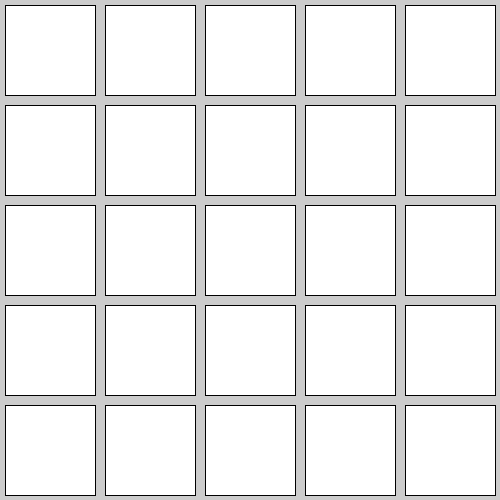
Frame 1 (no input)
Frame 60 (the mouse pressed at the canvas centre just before this capture): identical to frame 1, image omitted
Frame 120 (the mouse held since frame 60 and released just before this capture): identical to frame 1, image omitted

The Processing sketch that drew this single still picture (run headless with seeded random() and noise(); from frame 60 on, the mouse is pressed at the canvas centre):

// Processing sketch: Perfect
// ── Perfect.pde
/*
胜利方法：

11000
11011
00111
01110
01101

*/


boolean[]state;  //我这里规定 true 是白色，false是黑色，这个25个元素的数组记录了25个格子的颜色信息

void setup(){
  size(500,500);
  state=new boolean[25];
  for(int i=0;i<state.length;i++){
    state[i]=true;    
  }
  
  for(int i=0;i<state.length;i++){  //用每个小篮子里的状态值填充相应的颜色
    if(state[i]){
      fill(255);
    }else{
      fill(0);
    }
    
    rect(i%5*100+5,i/5*100+5,90,90);
  }
    
}

void draw(){  //draw 里虽然是空的，但是这一段必不可少。有了void draw，程序才会持续刷新，持续监听鼠标动态
  
}

void mousePressed(){        //mousePressed() 描述的是鼠标按下之后会执行什么命令

  int col=int(mouseX/100);  //计算鼠标所在的格子的行号和列号
  int row=int(mouseY/100);
  int index=row*5+col;      //用行号列号算出对应的数组里的编号
  
  state[index]=!state[index];  //把鼠标所在的格子反色，
                               //注意！这里只是先修改小篮子里的值，目前还没有涂色
                               //修改篮子里的值是必要的，判断胜负时需要检查每一个小篮子里的值
  
  
  
  if(col>0){                    //修改上下左右的邻居的值
    state[index-1]=!state[index-1];
  }
  if(col<4){
    state[index+1]=!state[index+1];
  }
  if(row>0){
    state[index-5]=!state[index-5];    //注意这里如何用加减法来获取邻居格子在数组里的编号
  }
  if(row<4){
    state[index+5]=!state[index+5];
  }
  
  
  for(int i=0;i<state.length;i++){  //遍历一遍25个格子，根据状态给每个格子涂色
    if(state[i]){
      fill(255);
    }else{
      fill(0);
    }
    
    rect(i%5*100+5,i/5*100+5,90,90);
  }
  
  
  boolean win=true;      //判断胜负，这里先假设赢了
  for(int i=0;i<state.length;i++){  //遍历25个格子，
    if(state[i]==true){    //如果有任何一个格子是白色的，
      win=false;           //则假设不成立
      break;               //立刻中断循环
    }
  }                      //如果整个循环没有被中断，说明假设成立。
                          
  
  
  if(win){                //根据刚才检查出来的胜负状态决定是否在屏幕上写字
    textSize(48);
    fill(255,255,0);
    textAlign(CENTER,CENTER);
    text("Congratulations!",width/2,height/2);
  }
}
